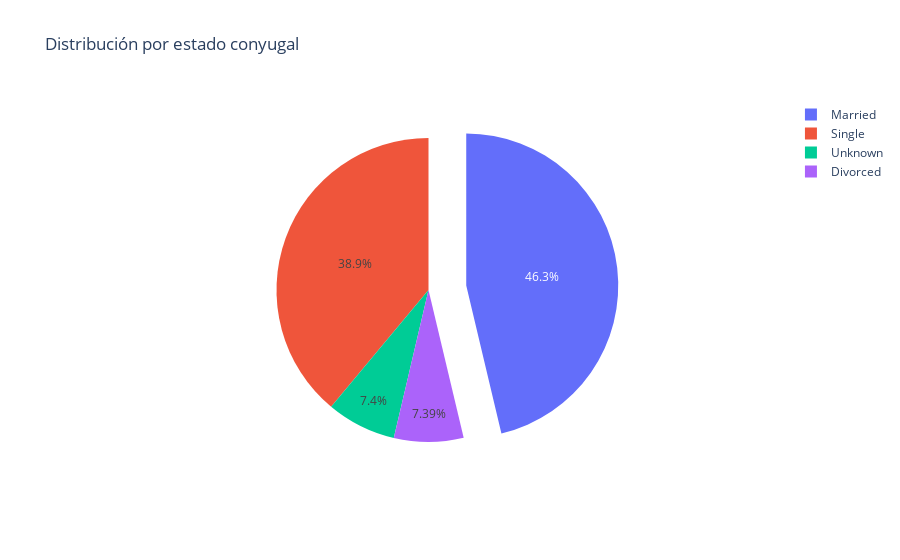

The code cell stored with this chart in its notebook:
### Markdown cell above
### Ejercicio 1
Utiliza `plotly` para realizar un  diagramas de torta sobre el estado conyugal de los clientes (resaltando el más predominante).

### Code cell
# YOUR CODE HERE
cuenta = df.groupby('Marital_Status').count()
y = list(cuenta.iloc[ : , 0])
x = ["Divorced", "Married", "Single", "Unknown"]

fig = go.Figure(
                data = [go.Pie(labels = x, values = y, pull = [0, 0.25, 0, 0, 0])],
                layout = go.Layout(
                                    title = "Distribución por estado conyugal",  # Definimos el título del gráfico.
                                  )
                )

fig.show()

### Figure 1 — Plotly figure (JSON) as saved in the notebook; plotly's stock layout.template omitted (floating-point values rounded to 4 significant figures)
{"data": [{"labels": ["Divorced", "Married", "Single", "Unknown"], "pull": [0, 0.25, 0, 0, 0], "type": "pie", "values": [748, 4687, 3943, 749]}], "layout": {"title": {"text": "Distribución por estado conyugal"}}}
